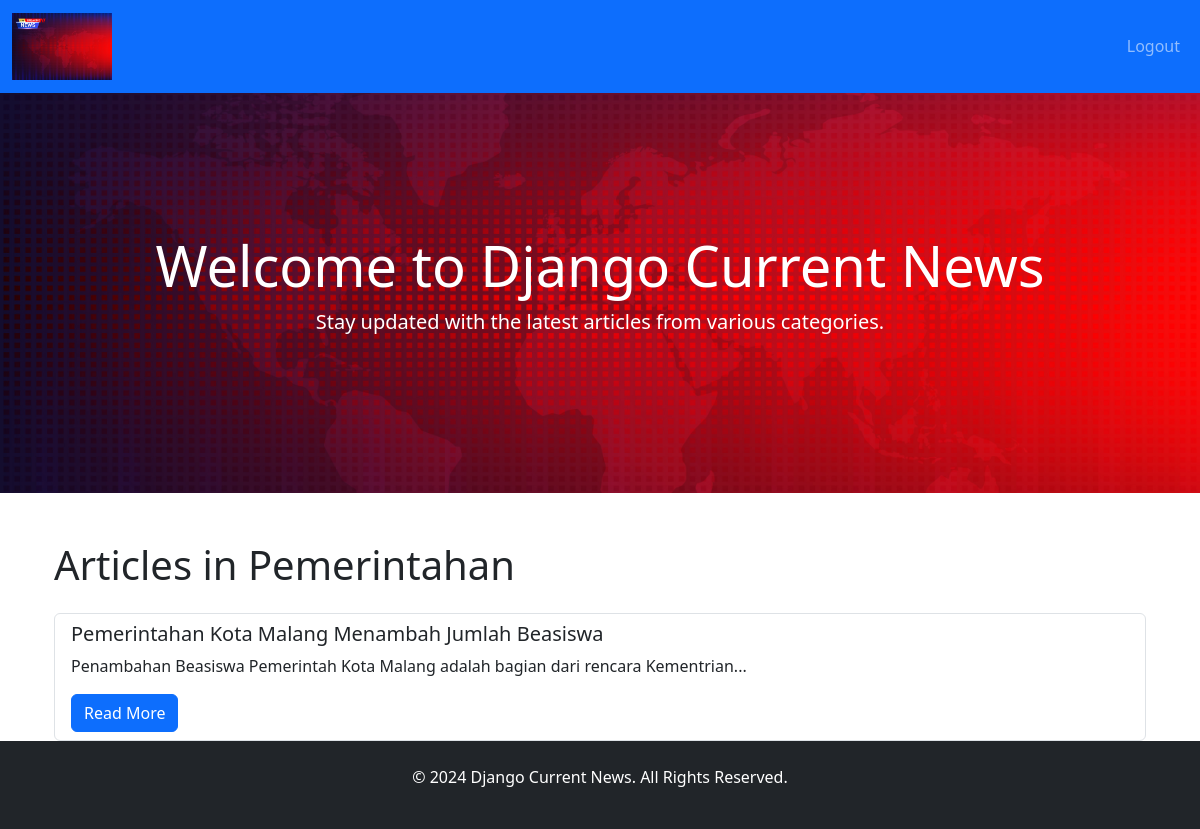
/category/1/ (signed in), run on the app's committed database.
### articles/models.py (models this page shows, shortened)
class Category(models.Model):
    name = models.CharField(max_length=100, unique=True)
    class Meta:
        verbose_name = "Category"
        verbose_name_plural = "Categories"

class Article(models.Model):
    title = models.CharField(max_length=200)
    slug = models.SlugField(unique=True, blank=True)  # Field slug ditambahkan
    content = models.TextField()
    created_at = models.DateTimeField(auto_now_add=True)
    updated_at = models.DateTimeField(auto_now=True)
    author = models.ForeignKey(User, on_delete=models.CASCADE)
    category = models.ForeignKey(Category, on_delete=models.CASCADE, related_name='articles')
    class Meta:
        verbose_name = "Article"
        verbose_name_plural = "Articles"
        ordering = ['-created_at']  # Urutkan artikel berdasarkan waktu pembuatan (terbaru di atas)

### articles/views.py (the view)
# urls.py: path('category/<int:pk>/', views.article_list_by_category, name='article_list_by_category'),
@login_required
def article_list_by_category(request, pk):
    category = get_object_or_404(Category, pk=pk)  # Get category by primary key (pk)
    articles = Article.objects.filter(category=category)  # Filter articles in this category
    return render(request, 'article_list_by_category.html', {'category': category, 'articles': articles})

### templates/article_list_by_category.html (shortened to what this page needs)
{% extends 'base.html' %}
{% block content %}
<div class="container mt-4">
    <h1 class="mb-4">Articles in {{ category.name }}</h1>
    {% if articles %}
        <ul class="list-group">
            {% for article in articles %}
            <li class="list-group-item">
                <h5>{{ article.title }}</h5>
                <p>{{ article.content|slice:":150" }}...</p>
                <a href="{% url 'article_detail' article.pk %}" class="btn btn-primary">Read More</a>
            </li>
            {% endfor %}
        </ul>
    {% else %}
        <p>No articles available in this category.</p>
    {% endif %}
</div>
{% endblock %}

### data on the page
Category: name "Pemerintahan"
Article: title "Pemerintahan Kota Malang Menambah Jumlah Beasiswa", content "Penambahan Beasiswa Pemerintah Kota Malang adalah bagian dari rencara Kementrian"
